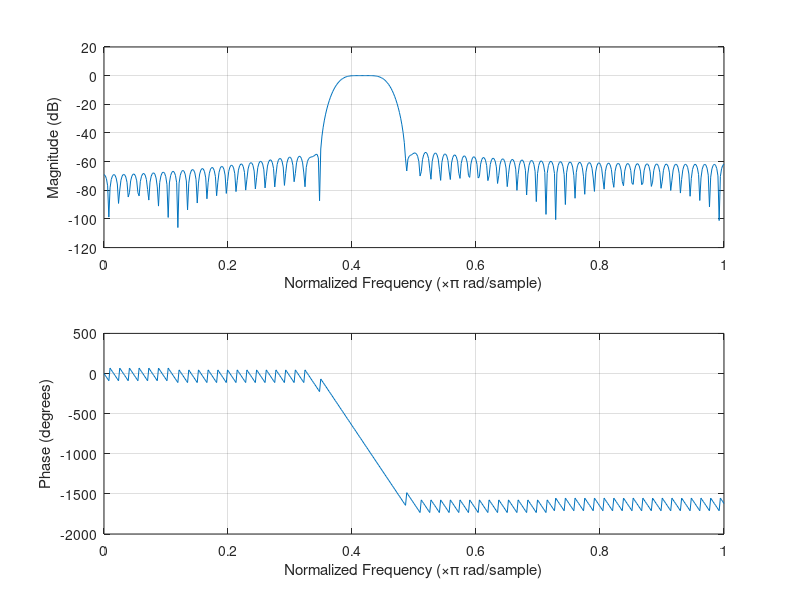

The MATLAB script that drew this image: (Note: this script raises an error after producing the figure.)
clear all;
%close all;

Fs=1/(1.6e-6*26);
freq = 5027;
guard = 500;
filtOrd = 128;

Hb = fir1(filtOrd,[freq-guard freq+guard]/(Fs/2),'bandpass');
figure(1);
freqz(Hb,1);


beta = 3.6;
desFilt= genFilt(beta,filtOrd+1,2*(freq/Fs),2*((2*guard)/Fs));
figure(2);
freqz(desFilt,1);

% [data1,data,Fs] = readDTLA('/Users/anshu/Desktop/DTLA/120512_151712.dat',1:24,0,30);
% 
% N = size(data,2);
% for j = 1:N
%   %data2(:,j) = filtfilt(desFilt,1,data(:,j));
%   data2(:,j) = filtSignal( desFilt,length(desFilt),data(:,j),length(data(:,j)));
%   data3(:,j) = filter(desFilt,1,data(:,j));
%   err(:,j) = data2(:,j) - data3(:,j);
% end
% 
% nfft =8192;
% f = 0:Fs/(nfft):(Fs-1);
% 
% figure(1);
% fft1=fft(data2(:,1),nfft);
% p1 = unwrap(angle(fft1)); 
% plot(f,p1);
% figure(3);
% plot(f,abs(fft1));
% 
% figure(2);
% fft2=fft(data3(:,1),nfft);
% p2 = unwrap(angle(fft2)); 
% plot(f,p2);
% figure(4);
% plot(f,abs(fft2));

%figure(3);
%specgram(data2(:,1),1024,Fs);

%figure(4);
%specgram(data3(:,1),1024,Fs);
